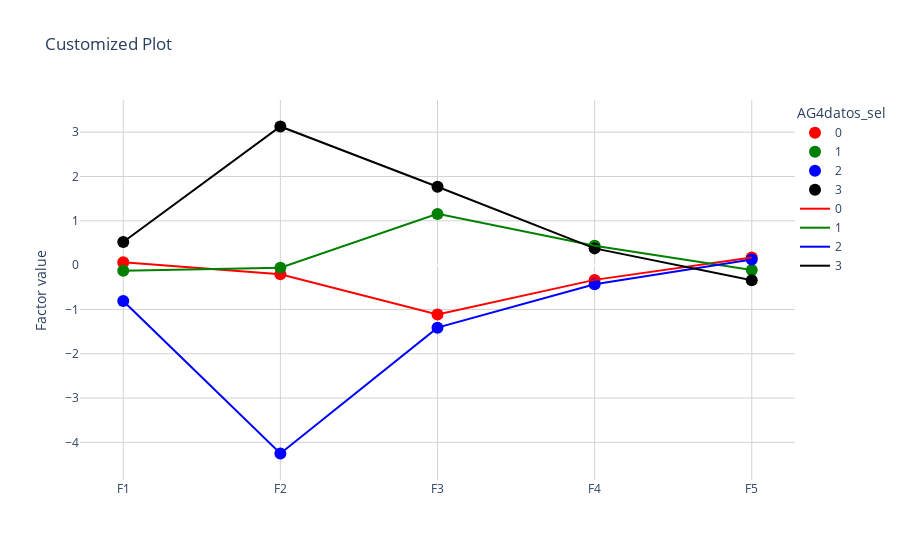

Write notebook code for a chart like this one.
### Code cell
grafico('AG4datos_sel')

### Figure 1 — Plotly figure (JSON) as saved in the notebook; plotly's stock layout.template omitted (floating-point values rounded to 4 significant figures)
{"data": [{"hovertemplate": "AG4datos_sel=0<br> =%{x}<br>Factor value=%{y}<extra></extra>", "legendgroup": "0", "marker": {"color": "red", "size": 12, "symbol": "circle"}, "mode": "markers", "name": "0", "orientation": "v", "showlegend": true, "type": "scatter", "x": ["F1", "F2", "F3", "F4", "F5"], "xaxis": "x", "y": [0.06579, -0.2052, -1.113, -0.333, 0.1735], "yaxis": "y"}, {"hovertemplate": "AG4datos_sel=1<br> =%{x}<br>Factor value=%{y}<extra></extra>", "legendgroup": "1", "marker": {"color": "green", "size": 12, "symbol": "circle"}, "mode": "markers", "name": "1", "orientation": "v", "showlegend": true, "type": "scatter", "x": ["F1", "F2", "F3", "F4", "F5"], "xaxis": "x", "y": [-0.1283, -0.05799, 1.156, 0.4355, -0.1117], "yaxis": "y"}, {"hovertemplate": "AG4datos_sel=2<br> =%{x}<br>Factor value=%{y}<extra></extra>", "legendgroup": "2", "marker": {"color": "blue", "size": 12, "symbol": "circle"}, "mode": "markers", "name": "2", "orientation": "v", "showlegend": true, "type": "scatter", "x": ["F1", "F2", "F3", "F4", "F5"], "xaxis": "x", "y": [-0.8111, -4.251, -1.411, -0.4324, 0.129], "yaxis": "y"}, {"hovertemplate": "AG4datos_sel=3<br> =%{x}<br>Factor value=%{y}<extra></extra>", "legendgroup": "3", "marker": {"color": "black", "size": 12, "symbol": "circle"}, "mode": "markers", "name": "3", "orientation": "v", "showlegend": true, "type": "scatter", "x": ["F1", "F2", "F3", "F4", "F5"], "xaxis": "x", "y": [0.5222, 3.129, 1.768, 0.378, -0.3426], "yaxis": "y"}, {"hovertemplate": "AG4datos_sel=0<br>variable=%{x}<br>value=%{y}<extra></extra>", "legendgroup": "0", "line": {"color": "red", "dash": "solid", "shape": "linear"}, "marker": {"symbol": "circle"}, "mode": "lines", "name": "0", "orientation": "v", "showlegend": true, "type": "scatter", "x": ["F1", "F2", "F3", "F4", "F5"], "xaxis": "x", "y": [0.06579, -0.2052, -1.113, -0.333, 0.1735], "yaxis": "y"}, {"hovertemplate": "AG4datos_sel=1<br>variable=%{x}<br>value=%{y}<extra></extra>", "legendgroup": "1", "line": {"color": "green", "dash": "solid", "shape": "linear"}, "marker": {"symbol": "circle"}, "mode": "lines", "name": "1", "orientation": "v", "showlegend": true, "type": "scatter", "x": ["F1", "F2", "F3", "F4", "F5"], "xaxis": "x", "y": [-0.1283, -0.05799, 1.156, 0.4355, -0.1117], "yaxis": "y"}, {"hovertemplate": "AG4datos_sel=2<br>variable=%{x}<br>value=%{y}<extra></extra>", "legendgroup": "2", "line": {"color": "blue", "dash": "solid", "shape": "linear"}, "marker": {"symbol": "circle"}, "mode": "lines", "name": "2", "orientation": "v", "showlegend": true, "type": "scatter", "x": ["F1", "F2", "F3", "F4", "F5"], "xaxis": "x", "y": [-0.8111, -4.251, -1.411, -0.4324, 0.129], "yaxis": "y"}, {"hovertemplate": "AG4datos_sel=3<br>variable=%{x}<br>value=%{y}<extra></extra>", "legendgroup": "3", "line": {"color": "black", "dash": "solid", "shape": "linear"}, "marker": {"symbol": "circle"}, "mode": "lines", "name": "3", "orientation": "v", "showlegend": true, "type": "scatter", "x": ["F1", "F2", "F3", "F4", "F5"], "xaxis": "x", "y": [0.5222, 3.129, 1.768, 0.378, -0.3426], "yaxis": "y"}], "layout": {"legend": {"orientation": "v", "title": {"text": "AG4datos_sel"}, "tracegroupgap": 0, "traceorder": "normal", "x": 1, "y": 1}, "plot_bgcolor": "white", "title": {"text": "Customized Plot"}, "xaxis": {"anchor": "y", "domain": [0, 1], "gridcolor": "LightGray", "gridwidth": 1, "showgrid": true, "title": {"text": " "}}, "yaxis": {"anchor": "x", "domain": [0, 1], "gridcolor": "LightGray", "gridwidth": 1, "showgrid": true, "title": {"text": "Factor value"}}}}
